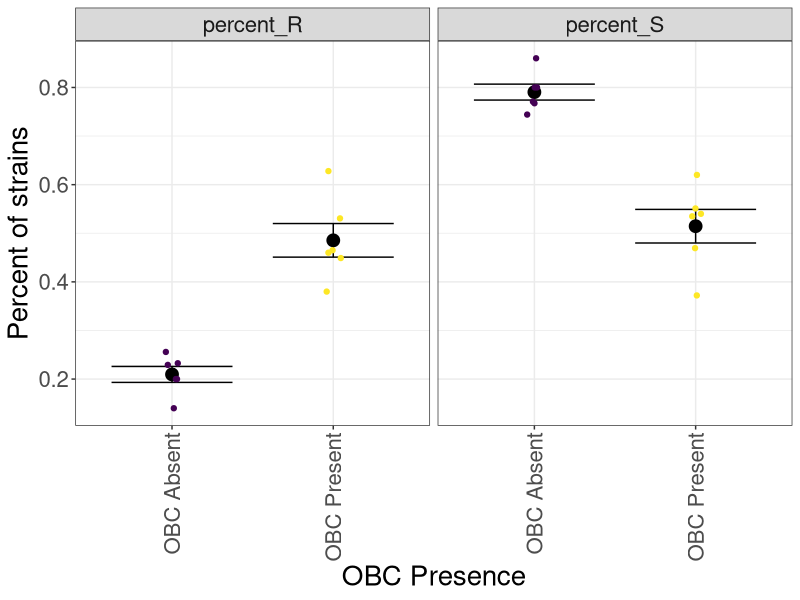
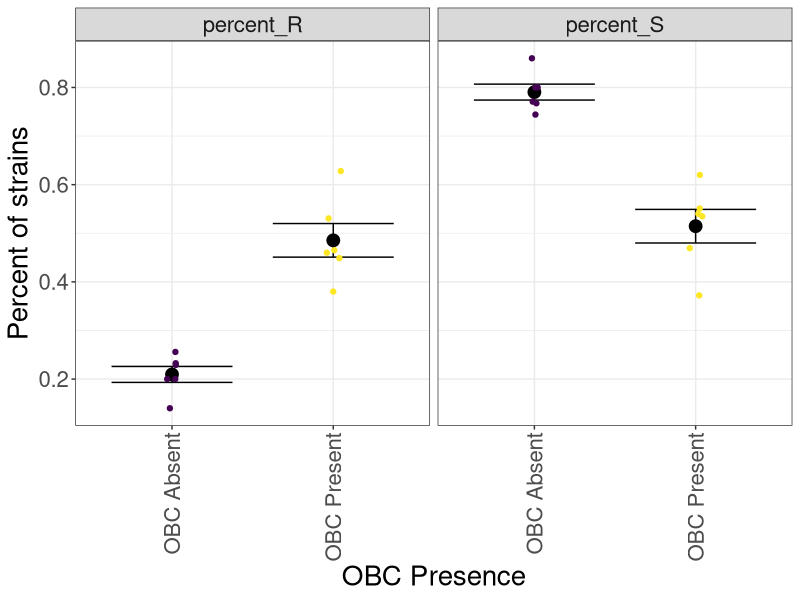

The R source for these figures, in order:
# 02_HTF_OBC_sensitivity_summary.R
#
# Purpose:
#   Summarize the proportion of strains sensitive (S) or resistant (R) to tailocins
#   by presence/absence of the O-antigen biosynthesis cluster (OBC).
#   Converts long-format killing data into wide format, calculates phenotype counts,
#   and compares distributions between OBC-present and OBC-absent groups.
#
# Input:
#   - data/01_tailocin_killing_matrix/tailocin_killing_long.csv
#   - data/01_tailocin_killing_matrix/HTF_length_haplotype.csv
#
# Output:
#   - figures/02_HTF_OBC_sensitivity_summary.pdf
#   - Wilcoxon rank-sum test results printed to console
#
# Dependencies:
#   dplyr, tidyr, ggplot2, viridis
#
# Notes:
#   - OBC presence is derived from HTF length haplotypes
#   - Analyses exclude donor × tester combinations with fewer than 5 total counts
#   - Non-parametric Wilcoxon tests are used to compare OBC groups

library(dplyr)
library(tidyr)
library(ggplot2)
library(viridis)

# read in data
dat <- read.csv("./data/01_tailocin_killing_matrix/tailocin_killing_long.csv")

# convert from long to wide form 
# add a replicate column by counting occurrences within each group
dat <- dat %>% 
  group_by(tester_strain, tailocin_donor_strain) %>%
  mutate(replicate = row_number()) %>% 
  ungroup()

# pivot wide with replicate numbers in column names
dat_wide <- dat %>% 
  pivot_wider(
    names_from = c(tailocin_donor_strain, replicate), 
    values_from = phenotype, 
    names_glue = "{tailocin_donor_strain}_tailocin_R{replicate}")

# calculate the counts of each phenotype per donor column
counts_list <- list()
for (col_name in colnames(dat_wide)[-1]) {  # exclude 'tester_strain' column
  counts <- table(dat_wide[[col_name]])
  count_df <- as.data.frame(counts)
  colnames(count_df) <- c("Phenotype", "Count")
  count_df$Column <- col_name
  count_df$Total <- sum(count_df$Count)
  counts_list[[col_name]] <- count_df
}
phenotype_counts_df <- bind_rows(counts_list)

# pivot to wide: one column for each phenotype (S = 1, R = 0)
phenotype_counts_wide <- phenotype_counts_df %>%
  pivot_wider(names_from = Phenotype, values_from = Count, 
    values_fill = list(Count = 0)) %>% select(Column, S, R, Total)

# add donor strain id by trimming suffix
phenotype_counts_wide$strain <- sub("_tailocin.*", "", phenotype_counts_wide$Column)

# read haplotype -> derive OBC presence/absence, then drop HTF entirely
hap <- read.csv("./data/01_tailocin_killing_matrix/HTF_length_haplotype.csv") %>%
  mutate(
    OBC = ifelse(HTF_length %in% c(1383, 1830), "OBC Absent", "OBC Present")
  ) %>% select(strain, OBC)  # keep only what's needed

# merge with counts
merged <- merge(phenotype_counts_wide, hap, by = "strain", all.x = TRUE)

# calculate percent S/R
merged <- merged %>%
  mutate(percent_S = S / Total,percent_R = R / Total)

# reshape for plotting and stats
merged_long <- merged %>%
  pivot_longer(
    cols = c(percent_S, percent_R),
    names_to = "Phenotype",
    values_to = "Percent"
  ) %>%
  filter(Total > 5) %>%              # keep inductions with enough counts
  filter(!is.na(OBC)) %>%            # drop rows without OBC annotation
  mutate(
    OBC = factor(OBC, levels = c("OBC Absent", "OBC Present"))
  )

# plot by OBC presence/absence
p <- ggplot(merged_long, aes(x = reorder(OBC, Percent, mean), y = Percent, fill = OBC)) +
  stat_summary(fun.data = mean_se, geom = "errorbar", width = 0.75) +
  stat_summary(fun = mean, geom = "point", size = 4) +
  geom_jitter(aes(colour = OBC), width = 0.05, height = 0) +
  scale_fill_viridis_d(option = "D") +
  scale_color_viridis_d(option = "D") +
  theme_bw() +
  theme(text = element_text(size = 20), legend.position = "none") +
  scale_x_discrete(guide = guide_axis(angle = 90)) +
  facet_wrap(~ Phenotype) +
  xlab("OBC Presence") +
  ylab("Percent of strains")

p
ggsave("./figures/02_HTF_OBC_sensitivity_summary.pdf", p, width = 8, height = 6)

# stats: compare OBC groups for each phenotype (non-parametric is fine/robust)
percent_R_data <- merged_long %>% filter(Phenotype == "percent_R")
percent_S_data <- merged_long %>% filter(Phenotype == "percent_S")

# Wilcoxon rank-sum tests (robust to non-normality & unequal n)
wR <- wilcox.test(Percent ~ OBC, data = percent_R_data, exact = FALSE)
wS <- wilcox.test(Percent ~ OBC, data = percent_S_data, exact = FALSE)

print(list(
  wilcox_percent_R = wR,
  wilcox_percent_S = wS,
  group_sizes_R = table(percent_R_data$OBC),
  group_sizes_S = table(percent_S_data$OBC)
))
